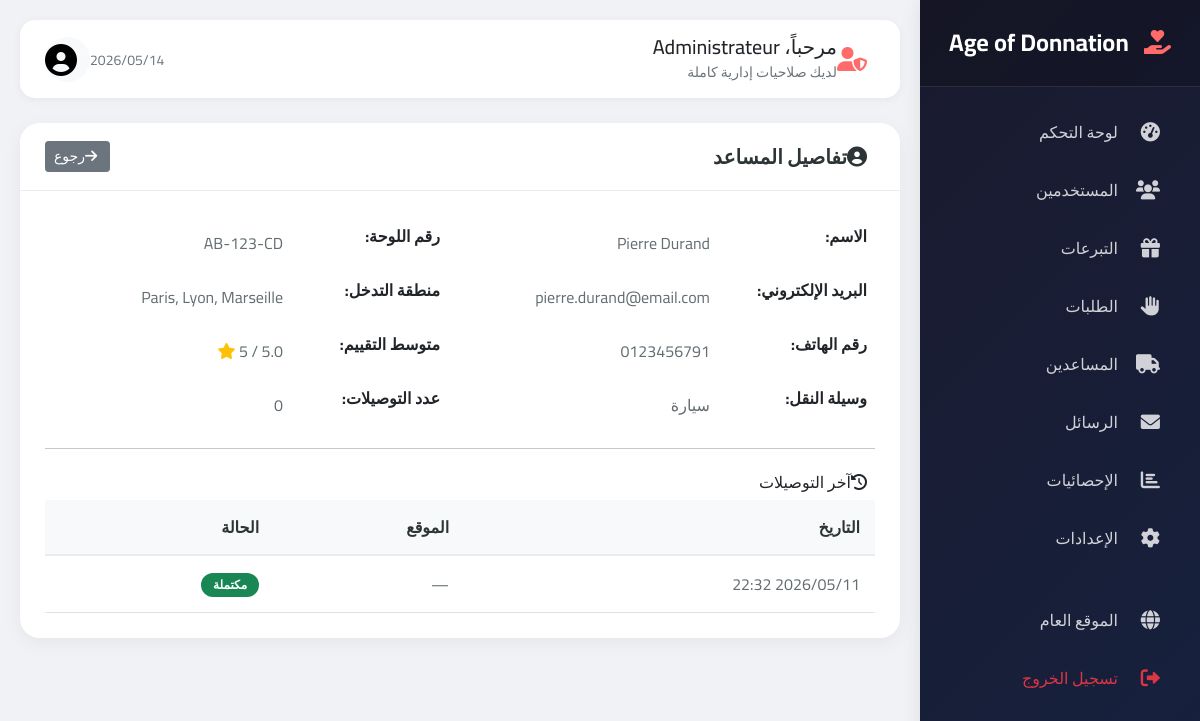
Screenshot of /admin/livreur_details.php?id=4 (signed in) with the database file from the repository.
### tables this page shows
CREATE TABLE `livreurs` (
  `user_id` INT(11) NOT NULL,
  `vehicule_type` ENUM('velo','moto','voiture','camion') NOT NULL,
  `plaque_immatriculation` VARCHAR(50) DEFAULT NULL,
  `zone_intervention` TEXT DEFAULT NULL,
  `statut` ENUM('actif','inactif','en_conge') DEFAULT 'actif',
  `note_moyenne` DECIMAL(3,2) DEFAULT 5.00,
  `nombre_livraisons` INT DEFAULT 0,
  `date_activation` DATETIME DEFAULT NULL,
  `documents_verifies` BOOLEAN DEFAULT FALSE,
  `created_at` TIMESTAMP NOT NULL DEFAULT CURRENT_TIMESTAMP,
  `updated_at` TIMESTAMP NOT NULL DEFAULT CURRENT_TIMESTAMP ON UPDATE CURRENT_TIMESTAMP,
  PRIMARY KEY (`user_id`),
  CONSTRAINT `livreurs_ibfk_1`
    FOREIGN KEY (`user_id`) REFERENCES `users` (`id`)
    ON DELETE CASCADE
);

CREATE TABLE `users` (
  `id` INT(11) NOT NULL AUTO_INCREMENT,
  `nom` VARCHAR(100) NOT NULL,
  `email` VARCHAR(255) NOT NULL,
  `password` VARCHAR(255) NOT NULL,
  `type` ENUM('donateur','beneficiaire','livreur','admin') NOT NULL,
  `telephone` VARCHAR(20) DEFAULT NULL,
  `adresse` TEXT DEFAULT NULL,
  `ville` VARCHAR(100) DEFAULT NULL,
  `status` ENUM('active','inactive','pending') DEFAULT 'active',
  `reset_token` VARCHAR(100) DEFAULT NULL,
  `reset_expires` DATETIME DEFAULT NULL,
  `created_at` TIMESTAMP NOT NULL DEFAULT CURRENT_TIMESTAMP,
  `updated_at` TIMESTAMP NOT NULL DEFAULT CURRENT_TIMESTAMP ON UPDATE CURRENT_TIMESTAMP,
  PRIMARY KEY (`id`),
  UNIQUE KEY `email` (`email`)
);

CREATE TABLE `livraisons` (
  `id` INT(11) NOT NULL AUTO_INCREMENT,
  `demande_id` INT(11) NOT NULL,
  `livreur_id` INT(11) DEFAULT NULL,
  `frais_livraison` DECIMAL(10,2) DEFAULT 0.00,
  `code_postal` VARCHAR(10) DEFAULT NULL,
  `ville` VARCHAR(100) DEFAULT NULL,
  `instructions` TEXT DEFAULT NULL,
  `date_livraison` DATETIME DEFAULT NULL,
  `photo_livraison` VARCHAR(255) DEFAULT NULL,
  `signature` VARCHAR(255) DEFAULT NULL,
  `statut` ENUM('en_attente','assignee','en_cours','livree','annulee') DEFAULT 'en_attente',
  `created_at` TIMESTAMP NOT NULL DEFAULT CURRENT_TIMESTAMP,
  PRIMARY KEY (`id`),
  KEY `demande_id` (`demande_id`),
  KEY `livreur_id` (`livreur_id`),
  CONSTRAINT `livraisons_ibfk_1`
    FOREIGN KEY (`demande_id`) REFERENCES `demandes` (`id`)
    ON DELETE CASCADE,
  CONSTRAINT `livraisons_ibfk_2`
    FOREIGN KEY (`livreur_id`) REFERENCES `users` (`id`)
    ON DELETE SET NULL
);

### admin/livreur_details.php (the view, shortened to what this page needs)
<?php
require_once 'includes/admin_header.php';
$id = isset($_GET['id']) ? (int)$_GET['id'] : 0;
$query = "SELECT u.*, l.vehicule_type, l.plaque_immatriculation, l.zone_intervention,
          l.statut as livreur_statut, l.note_moyenne, l.total_livraisons
          FROM users u
          INNER JOIN livreurs l ON u.id = l.user_id
          WHERE u.id = :id";
$stmt = $db->prepare($query);
$stmt->bindParam(':id', $id);
$stmt->execute();
$helper = $stmt->fetch(PDO::FETCH_ASSOC);
$history_query = "SELECT * FROM livraisons WHERE livreur_id = :id ORDER BY created_at DESC LIMIT 10";
$history_stmt = $db->prepare($history_query);
$history_stmt->bindParam(':id', $id);
$history_stmt->execute();
$deliveries = $history_stmt->fetchAll(PDO::FETCH_ASSOC);
?>
<div class="card">
    <div class="card-header">
        <h5><i class="fas fa-user-circle me-2"></i>تفاصيل المساعد</h5>
        <a href="livreurs.php" class="btn btn-sm btn-secondary">
            <i class="fas fa-arrow-right me-1"></i>رجوع
        </a>
    </div>
    <div class="card-body">
        <div class="row">
            <div class="col-md-6">
                <table class="table table-borderless">
                    <tr>
                        <th width="150">الاسم:</th>
                        <td><?php echo htmlspecialchars($helper['nom']); ?></td>
                    </tr>
                    <tr>
                        <th>البريد الإلكتروني:</th>
                        <td><?php echo htmlspecialchars($helper['email']); ?></td>
                    </tr>
                    <tr>
                        <th>رقم الهاتف:</th>
                        <td><?php echo htmlspecialchars($helper['telephone'] ?? '—'); ?></td>
                    </tr>
                    <tr>
                        <th>وسيلة النقل:</th>
                        <td>
                            <?php
                            $veh_types = ['velo' => 'دراجة', 'moto' => 'دراجة نارية', 'voiture' => 'سيارة', 'camion' => 'شاحنة'];
                            echo $veh_types[$helper['vehicule_type']] ?? $helper['vehicule_type'];
                            ?>
                        </td>
                    </tr>
                </table>
            </div>
            <div class="col-md-6">
                <table class="table table-borderless">
                    <tr>
                        <th width="150">رقم اللوحة:</th>
                        <td><?php echo htmlspecialchars($helper['plaque_immatriculation'] ?? '—'); ?></td>
                    </tr>
                    <tr>
                        <th>منطقة التدخل:</th>
                        <td><?php echo htmlspecialchars($helper['zone_intervention'] ?? '—'); ?></td>
                    </tr>
                    <tr>
                        <th>متوسط التقييم:</th>
                        <td>
                            <i class="fas fa-star text-warning"></i>
                        </td>
                    </tr>
                    <tr>
                        <th>عدد التوصيلات:</th>
                        <td><?php echo $helper['total_livraisons'] ?? 0; ?></td>
                    </tr>
                </table>
            </div>
        </div>
        <hr>
        <h6 class="mt-4"><i class="fas fa-history me-2"></i>آخر التوصيلات</h6>
        <?php if(empty($deliveries)): ?>
            <p class="text-muted">لا توجد توصيلات بعد</p>
        <?php else: ?>
            <div class="table-responsive">
                <table class="table table-sm">
                    <thead>
                        <tr>
                            <th>التاريخ</th>
                            <th>الموقع</th>
                            <th>الحالة</th>
                        </tr>
                    </thead>
                    <tbody>
                        <?php foreach($deliveries as $delivery): ?>
                            <tr>
                                <td><?php echo date('Y/m/d H:i', strtotime($delivery['created_at'])); ?></td>
                                <td><?php echo htmlspecialchars($delivery['adresse'] ?? '—'); ?></td>
                                <td>
                                    <span class="badge bg-success">مكتملة</span>
                                </td>
                            </tr>
                        <?php endforeach; ?>
                    </tbody>
                </table>
            </div>
        <?php endif; ?>
    </div>
</div>
<?php require_once 'includes/admin_footer.php'; ?>

### admin/includes/admin_header.php (style rules this page uses)
* { font-family: 'Cairo', 'Segoe UI', sans-serif; }
body { background-color: #f0f2f5; }
.card { border: none; border-radius: 20px; box-shadow: 0 5px 20px rgba(0,0,0,0.05); margin-bottom: 25px; background: white; }
.card-header { background: white; border-bottom: 1px solid #e9ecef; padding: 18px 25px; border-radius: 20px 20px 0 0 !important; font-weight: 700; display: flex; justify-content: space-between; align-items: center; }
.card-header h5 { margin: 0; font-weight: 700; color: #2d3436; }
.card-body { padding: 25px; }
.badge { padding: 6px 12px; border-radius: 25px; font-size: 0.75rem; font-weight: 600; }
.table { margin-bottom: 0; }
.table thead th { background: #f8f9fa; border-bottom: 2px solid #e9ecef; color: #2d3436; font-weight: 700; padding: 15px; }
.table tbody td { padding: 15px; vertical-align: middle; color: #636e72; }

### rows the page displays
livreurs: user_id.nom "Pierre Durand", user_id.email "pierre.durand@email.com", user_id.telephone "0123456791", vehicule_type "سيارة", plaque_immatriculation "AB-123-CD", zone_intervention "Paris, Lyon, Marseille", total_livraisons "0"
livraisons: created_at "2026/05/11 22:32", adresse "—"

### other values shown
$_SESSION['user_nom'] "Administrateur"
